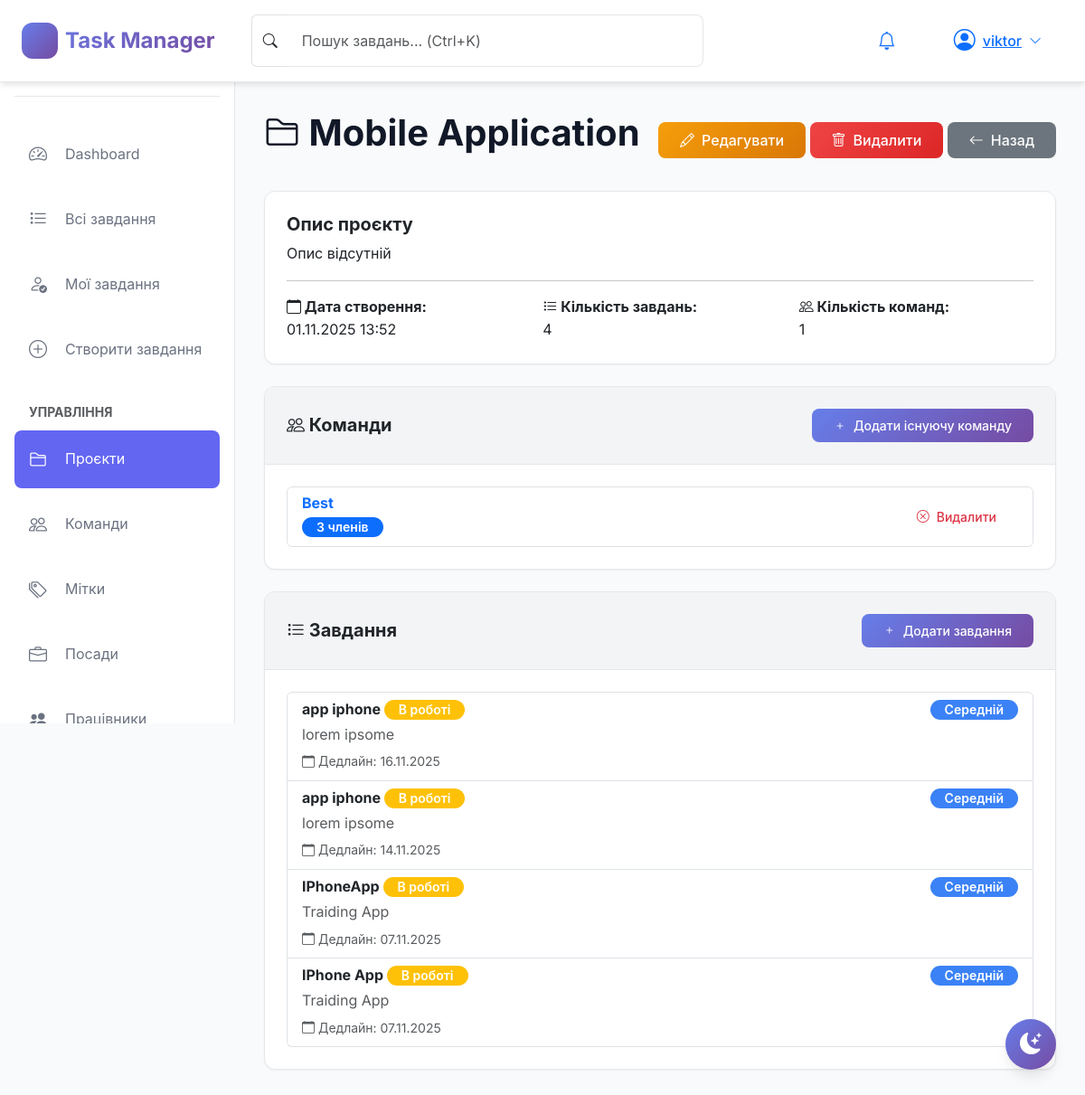
Page /projects/2/ (signed in) on the committed database.
### tasks/models.py (models this page shows, shortened)
class Worker(AbstractUser):
    position = models.ForeignKey(
        Position,
        on_delete=models.SET_NULL,
        null=True,
        related_name='workers',
        verbose_name='Посада'
    )
    email = models.EmailField(
        unique=True,
        validators=[EmailValidator()],
        verbose_name='Email'
    )
    first_name = models.CharField(max_length=150, verbose_name='Ім\'я')
    last_name = models.CharField(max_length=150, verbose_name='Прізвище')
    class Meta:
        verbose_name = 'Працівник'
        verbose_name_plural = 'Працівники'
    def get_unread_notifications_count(self):
        return self.notifications.filter(is_read=False).count()
    def get_unread_notifications(self):
        return self.notifications.filter(is_read=False).order_by('-created_at')

class Project(models.Model):
    name = models.CharField(max_length=200, verbose_name='Назва проєкту')
    description = models.TextField(blank=True, verbose_name='Опис')
    created_at = models.DateTimeField(
        auto_now_add=True, verbose_name='Дата створення'
    )
    class Meta:
        verbose_name = 'Проєкт'
        verbose_name_plural = 'Проєкти'

class Team(models.Model):
    name = models.CharField(max_length=200, verbose_name='Назва команди')
    members = models.ManyToManyField(
        Worker,
        related_name='teams',
        verbose_name='Члени команди'
    )
    project = models.ForeignKey(
        Project,
        on_delete=models.CASCADE,
        related_name='teams',
        null=True,
        blank=True,
        verbose_name='Проєкт'
    )
    class Meta:
        verbose_name = 'Команда'
        verbose_name_plural = 'Команди'

class Task(models.Model):
    PRIORITY_CHOICES = [
        ('Urgent', 'Термінове'),
        ('High', 'Високий'),
        ('Medium', 'Середній'),
        ('Low', 'Низький'),
    ]
    name = models.CharField(max_length=200, verbose_name='Назва завдання')
    description = models.TextField(verbose_name='Опис')
    deadline = models.DateField(
        verbose_name='Дедлайн', validators=[validate_deadline]
    )
    is_completed = models.BooleanField(default=False, verbose_name='Виконано')
    priority = models.CharField(
        max_length=20,
        choices=PRIORITY_CHOICES,
        default='Medium',
        verbose_name='Пріоритет'
    )
    task_type = models.ForeignKey(
        TaskType,
        on_delete=models.SET_NULL,
        null=True,
        related_name='tasks',
        verbose_name='Тип завдання'
    )
    assignees = models.ManyToManyField(
        Worker,
        related_name='assigned_tasks',
        verbose_name='Виконавці'
    )
    tags = models.ManyToManyField(
        Tag,
        related_name='tasks',
        blank=True,
        verbose_name='Теги'
    )
    project = models.ForeignKey(
        Project,
        on_delete=models.CASCADE,
        related_name='tasks',
        null=True,
        blank=True,
        verbose_name='Проєкт'
    )
    created_by = models.ForeignKey(
        Worker,
        on_delete=models.SET_NULL,
        null=True,
        related_name='created_tasks',
        verbose_name='Створив'
    )
    created_at = models.DateTimeField(
        auto_now_add=True, verbose_name='Дата створення'
    )
    updated_at = models.DateTimeField(
        auto_now=True, verbose_name='Дата оновлення'
    )
    class Meta:
        verbose_name = 'Завдання'
        verbose_name_plural = 'Завдання'
        ordering = ['-created_at']

### tasks/views.py (the view)
class ProjectDetailView(LoginRequiredMixin, DetailView):
    model = Project
    template_name = 'tasks/project_detail.html'
    context_object_name = 'project'
    def get_context_data(self, **kwargs):
        context = super().get_context_data(**kwargs)
        context['tasks'] = self.object.tasks.all().select_related(
            'task_type', 'created_by'
        ).prefetch_related('assignees', 'tags')
        context['teams'] = self.object.teams.all().prefetch_related('members')
        return context

### tasks/templates/tasks/project_detail.html (shortened to what this page needs)
{% extends 'tasks/base.html' %}
{% block content %}
<div class="d-flex justify-content-between align-items-center mb-4">
    <h1><i class="bi bi-folder2"></i> {{ project.name }}</h1>
    <div>
        <a href="{% url 'project_edit' project.pk %}" class="btn btn-warning">
            <i class="bi bi-pencil"></i> Редагувати
        </a>
        <a href="{% url 'project_delete' project.pk %}" class="btn btn-danger">
            <i class="bi bi-trash"></i> Видалити
        </a>
        <a href="{% url 'project_list' %}" class="btn btn-secondary">
            <i class="bi bi-arrow-left"></i> Назад
        </a>
    </div>
</div>
<div class="card mb-4">
    <div class="card-body">
        <h5 class="card-title">Опис проєкту</h5>
        <p class="card-text">{{ project.description|default:"Опис відсутній" }}</p>
        <hr>
        <div class="row">
            <div class="col-md-4">
                <strong><i class="bi bi-calendar"></i> Дата створення:</strong><br>
                {{ project.created_at|date:"d.m.Y H:i" }}
            </div>
            <div class="col-md-4">
                <strong><i class="bi bi-list-task"></i> Кількість завдань:</strong><br>
                {{ tasks.count }}
            </div>
            <div class="col-md-4">
                <strong><i class="bi bi-people"></i> Кількість команд:</strong><br>
                {{ teams.count }}
            </div>
        </div>
    </div>
</div>
<div class="card mb-4">
    <div class="card-header d-flex justify-content-between align-items-center">
        <h5 class="mb-0"><i class="bi bi-people"></i> Команди</h5>
        <a href="{% url 'project_add_team' project.pk %}" class="btn btn-sm btn-primary">
            <i class="bi bi-plus"></i> Додати існуючу команду
        </a>
    </div>
    <div class="card-body">
        {% if teams %}
        <div class="list-group">
            {% for team in teams %}
            <div class="list-group-item">
                <div class="d-flex w-100 justify-content-between align-items-center">
                    <div>
                        <h6 class="mb-1">
                            <a href="{% url 'team_detail' team.pk %}" class="text-decoration-none">
                                {{ team.name }}
                            </a>
                        </h6>
                        <small><span class="badge bg-primary">{{ team.members.count }} членів</span></small>
                    </div>
                    <div>
                        <a href="{% url 'project_remove_team' project.pk team.pk %}"
                            class="btn btn-sm btn-outline-danger" title="Видалити команду з проекту">
                            <i class="bi bi-x-circle"></i> Видалити
                        </a>
                    </div>
                </div>
            </div>
            {% endfor %}
        </div>
        {% else %}
        <p class="text-muted">Команд немає</p>
        <a href="{% url 'project_add_team' project.pk %}" class="btn btn-sm btn-outline-primary">
            <i class="bi bi-plus-circle"></i> Додати команду з існуючих
        </a>
        {% endif %}
    </div>
</div>
<div class="card">
    <div class="card-header d-flex justify-content-between align-items-center">
        <h5 class="mb-0"><i class="bi bi-list-task"></i> Завдання</h5>
        <a href="{% url 'task_create' %}" class="btn btn-sm btn-primary">
            <i class="bi bi-plus"></i> Додати завдання
        </a>
    </div>
    <div class="card-body">
        {% if tasks %}
        <div class="list-group">
            {% for task in tasks %}
            <a href="{% url 'task_detail' task.pk %}" class="list-group-item list-group-item-action">
                <div class="d-flex w-100 justify-content-between">
                    <h6 class="mb-1">
                        {{ task.name }}
                        {% if task.is_completed %}
                        <span class="badge bg-success">Виконано</span>
                        {% else %}
                        <span class="badge bg-warning">В роботі</span>
                        {% endif %}
                    </h6>
                    <small>
                        {% if task.priority == 'Urgent' %}
                        <span class="badge badge-urgent">Термінове</span>
                        {% elif task.priority == 'High' %}
                        <span class="badge badge-high">Високий</span>
                        {% elif task.priority == 'Medium' %}
                        <span class="badge badge-medium">Середній</span>
                        {% else %}
                        <span class="badge badge-low">Низький</span>
                        {% endif %}
                    </small>
                </div>
                <p class="mb-1 text-muted">{{ task.description|truncatewords:15 }}</p>
                <small class="text-muted">
                    <i class="bi bi-calendar"></i> Дедлайн: {{ task.deadline|date:"d.m.Y" }}
                </small>
            </a>
            {% endfor %}
        </div>
        {% else %}
        <p class="text-muted">Завдань немає</p>
        {% endif %}
    </div>
</div>
{% endblock %}

### tasks/templates/tasks/base.html (shortened to what this page needs)
{% load static %}
<!DOCTYPE html>
<html lang="uk">
<head>
    <link href="https://cdn.jsdelivr.net/npm/bootstrap@5.3.2/dist/css/bootstrap.min.css" rel="stylesheet">
    <link rel="stylesheet" href="https://cdn.jsdelivr.net/npm/bootstrap-icons@1.11.1/font/bootstrap-icons.css">
    <link rel="stylesheet" href="{% static 'css/style.css' %}">
</head>
<body>
    {% if user.is_authenticated %}
    <nav class="navbar navbar-expand-lg sticky-top">
        <div class="container-fluid px-4">
            <a class="navbar-brand d-flex align-items-center gap-2" href="{% url 'dashboard' %}">
                <div class="sidebar-logo">
                    <i class="bi bi-check2-circle"></i>
                </div>
                <span class="fw-bold">Task Manager</span>
            </a>
            <div class="d-none d-md-flex flex-grow-1 mx-4">
                <div class="input-group" style="max-width: 500px;">
                    <span class="input-group-text bg-transparent border-end-0">
                        <i class="bi bi-search"></i>
                    </span>
                    <input type="text" class="form-control border-start-0" id="search-input"
                        placeholder="Пошук завдань... (Ctrl+K)">
                </div>
            </div>
            <div class="d-flex align-items-center gap-3">
                <div class="dropdown">
                    <button class="btn btn-link position-relative" data-bs-toggle="dropdown">
                        <i class="bi bi-bell fs-5"></i>
                    </button>
                </div>
                <div class="dropdown">
                    <button class="btn btn-link d-flex align-items-center gap-2" data-bs-toggle="dropdown">
                        <div class="avatar">
                            <i class="bi bi-person-circle fs-4"></i>
                        </div>
                        <span class="d-none d-md-inline">{{ user.get_full_name|default:user.username }}</span>
                        <i class="bi bi-chevron-down small"></i>
                    </button>
                </div>
            </div>
        </div>
    </nav>
    <aside class="sidebar">
        <div class="sidebar-header">
            <div class="sidebar-logo">
            </div>
            <div>
                <h5 class="mb-0">Task Manager</h5>
                <small class="text-muted">Керуйте завданнями</small>
            </div>
        </div>
        <nav class="sidebar-nav">
            <ul class="list-unstyled">
                <li class="sidebar-nav-item">
                    <a href="{% url 'dashboard' %}"
                        class="sidebar-nav-link {% if request.resolver_match.url_name == 'dashboard' %}active{% endif %}">
                        <i class="bi bi-speedometer2"></i>
                        <span>Dashboard</span>
                    </a>
                </li>
                <li class="sidebar-nav-item">
                    <a href="{% url 'task_list' %}"
                        class="sidebar-nav-link {% if request.resolver_match.url_name == 'task_list' %}active{% endif %}">
                        <i class="bi bi-list-task"></i>
                        <span>Всі завдання</span>
                    </a>
                </li>
                <li class="sidebar-nav-item">
                    <a href="{% url 'my_tasks' %}"
                        class="sidebar-nav-link {% if request.resolver_match.url_name == 'my_tasks' %}active{% endif %}">
                        <i class="bi bi-person-check"></i>
                        <span>Мої завдання</span>
                    </a>
                </li>
                <li class="sidebar-nav-item">
                    <a href="{% url 'task_create' %}"
                        class="sidebar-nav-link {% if request.resolver_match.url_name == 'task_create' %}active{% endif %}">
                        <i class="bi bi-plus-circle"></i>
                        <span>Створити завдання</span>
                    </a>
                </li>
                <li class="mt-4 mb-2 px-3">
                    <small class="text-muted text-uppercase fw-bold">Управління</small>
                </li>
                <li class="sidebar-nav-item">
                    <a href="{% url 'project_list' %}"
                        class="sidebar-nav-link {% if 'project' in request.path %}active{% endif %}">
                        <i class="bi bi-folder2"></i>
                        <span>Проєкти</span>
                    </a>
                </li>
                <li class="sidebar-nav-item">
                    <a href="{% url 'team_list' %}"
                        class="sidebar-nav-link {% if 'team' in request.path %}active{% endif %}">
                        <i class="bi bi-people"></i>
                        <span>Команди</span>
                    </a>
                </li>
                <li class="sidebar-nav-item">
                    <a href="{% url 'tag_list' %}"
                        class="sidebar-nav-link {% if 'tag' in request.path %}active{% endif %}">
                        <i class="bi bi-tags"></i>
                        <span>Мітки</span>
                    </a>
                </li>
                {% if user.is_superuser %}
                <li class="sidebar-nav-item">
                    <a href="{% url 'position_list' %}"
                        class="sidebar-nav-link {% if 'position' in request.path %}active{% endif %}">
                        <i class="bi bi-briefcase"></i>
                        <span>Посади</span>
                    </a>
                </li>
                <li class="sidebar-nav-item">
                    <a href="{% url 'worker_list' %}"
                        class="sidebar-nav-link {% if 'worker' in request.path %}active{% endif %}">
                        <i class="bi bi-people-fill"></i>
                        <span>Працівники</span>
                    </a>
                </li>
                {% endif %}
            </ul>
        </nav>
    </aside>
    <main class="main-content">
        {% block content %}{% endblock %}
    </main>
    <button class="theme-toggle" id="theme-toggle" title="Перемкнути тему">
        <i class="bi bi-moon-stars-fill"></i>
    </button>
    {% endif %}
</body>
</html>

### rows in the picture
Worker: get_full_name "viktor"
Project: name "Mobile Application", description "Опис відсутній", created_at "01.11.2025 13:52"
Team: name "Best", members.count "3"
Task: name "app iphone", is_completed "В роботі", priority "Середній", description "lorem ipsome", deadline "16.11.2025"
Task: name "app iphone", is_completed "В роботі", priority "Середній", description "lorem ipsome", deadline "14.11.2025"
Task: name "IPhoneApp", is_completed "В роботі", priority "Середній", description "Traiding App", deadline "07.11.2025"
Task: name "IPhone App", is_completed "В роботі", priority "Середній", description "Traiding App", deadline "07.11.2025"

### other values in the picture
{{ tasks.count }} "4"
{{ teams.count }} "1"
